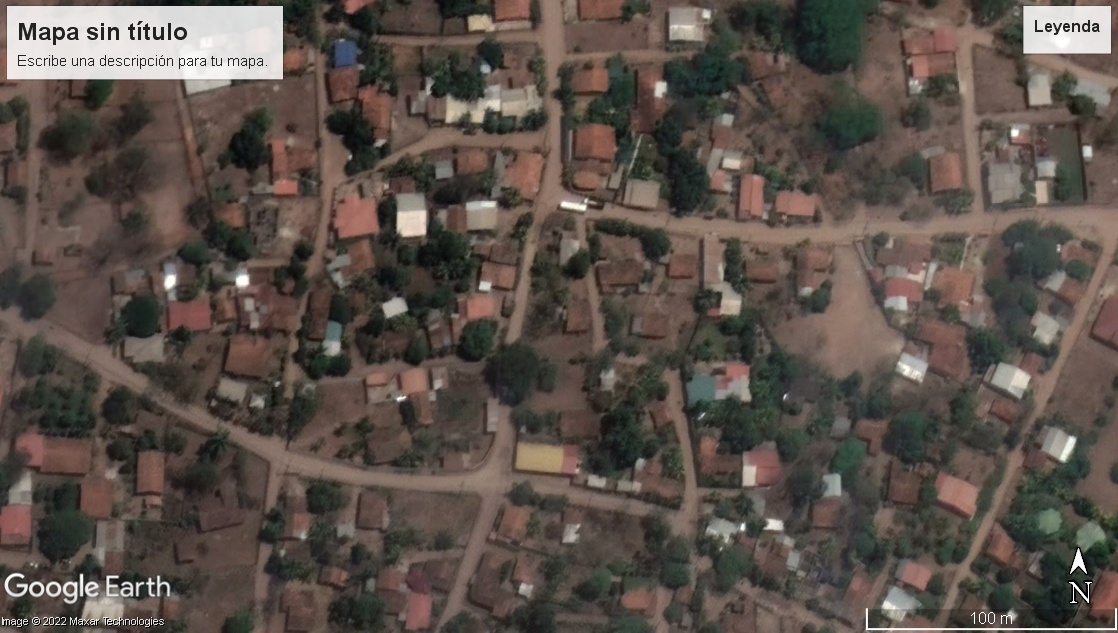
#> input picture Images/Laconce01.jpg, 1118 x 633 px, found by its file name
$ python Segmentation_Random_Forest.py
#> lines starting #> are read from the running program, lines starting #| are printed output that depends on the picture
import matplotlib
import matplotlib.pyplot as plt
import numpy as np
from skimage import io
from skimage import data
from skimage.filters import threshold_multiotsu

# Setting the font size for all plots.
matplotlib.rcParams['font.size'] = 9

# The input image.
image = io.imread('Images/Laconce01.jpg', as_gray=True)
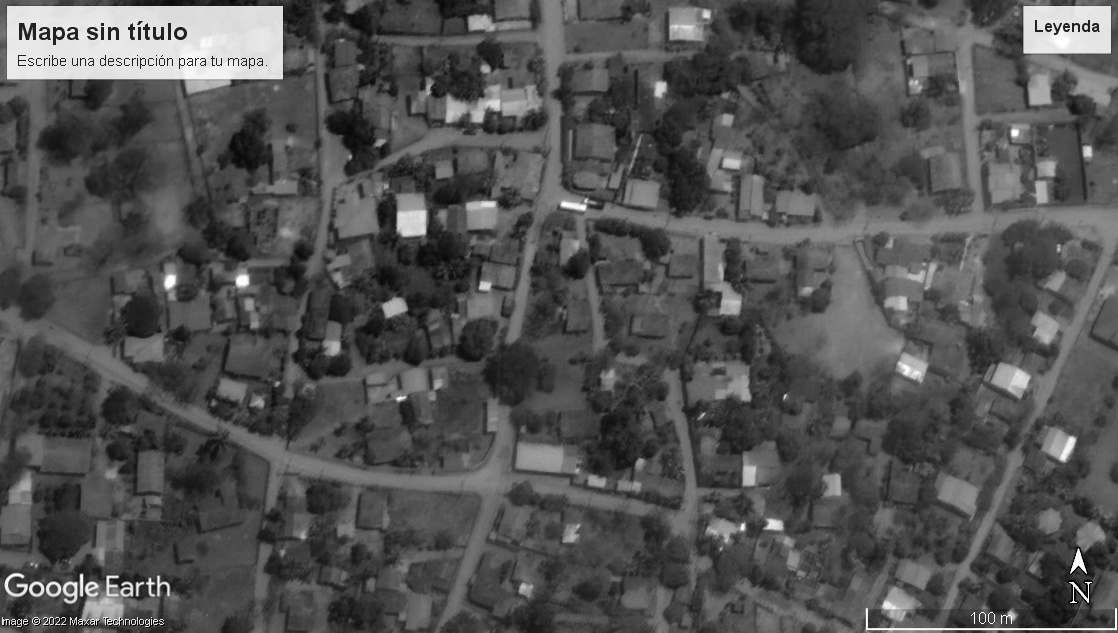
#> image: shape (633, 1118) float64; min 0, max 1, mean 0.323

# Applying multi-Otsu threshold for the default value, generating
# three classes.
thresholds = threshold_multiotsu(image, nbins=100 )
#> thresholds = [0.305, 0.615]

# Using the threshold values, we generate the three regions.
regions = np.digitize(image, bins=thresholds)
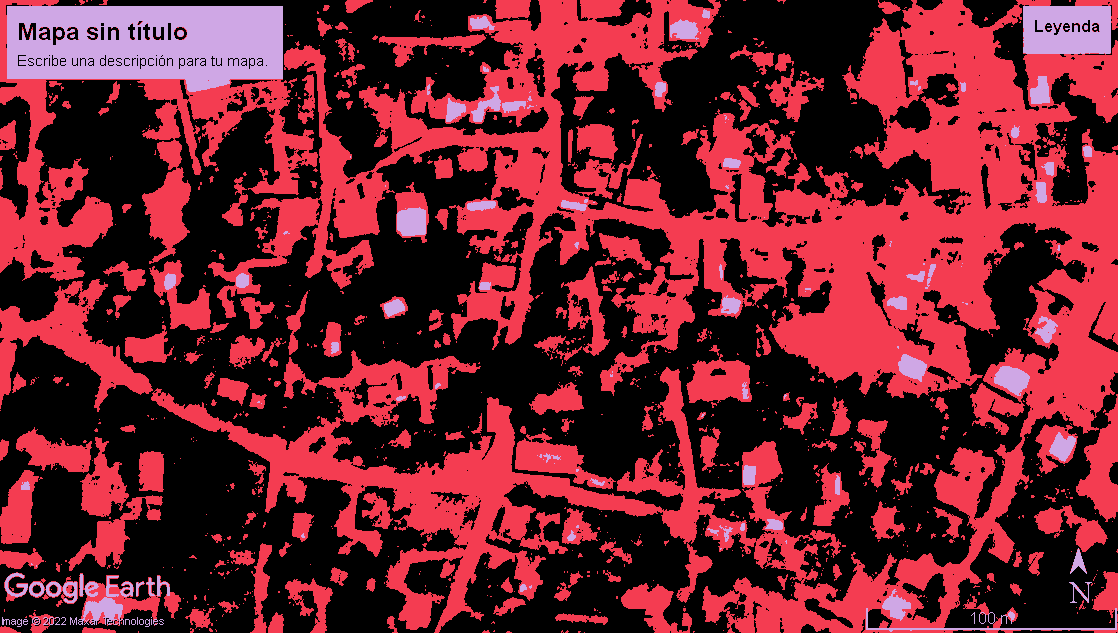
#> regions: shape (633, 1118) int64; 3 distinct labels, from 0 to 2; one colour per label, 0 black

fig, ax = plt.subplots(nrows=1, ncols=3, figsize=(10, 3.5))

# Plotting the original image.
ax[0].imshow(image, cmap='gray')
ax[0].set_title('Original')
ax[0].axis('off')

# Plotting the histogram and the two thresholds obtained from
# multi-Otsu.
ax[1].hist(image.ravel(), bins=255)
ax[1].set_title('Histogram')
for thresh in thresholds:
    ax[1].axvline(thresh, color='r')
#> this loop made 2 passes
#> thresh on passes 1 to 2: 0.305, 0.615

# Plotting the Multi Otsu result.
ax[2].imshow(regions, cmap='jet')
ax[2].set_title('Multi-Otsu result')
ax[2].axis('off')

plt.subplots_adjust()

plt.show()
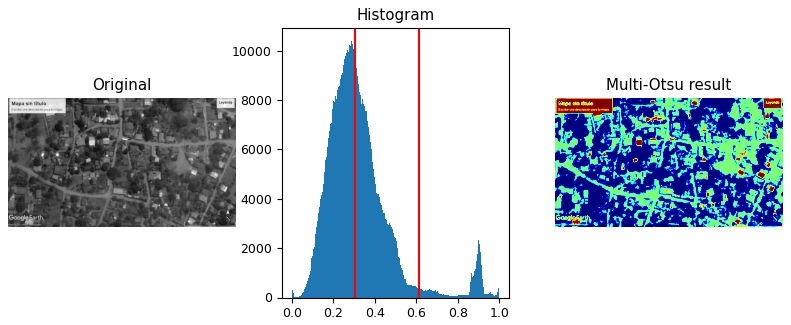
#> figure drawn by matplotlib, 3 panels; panel 2: tallest bar 10397 high, from x = 0.286 to 0.29
